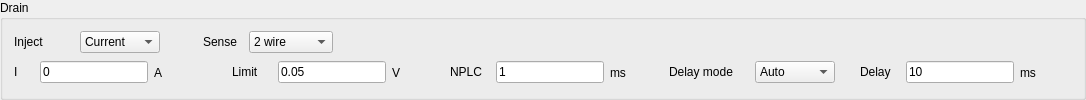
              <widget class="QGroupBox" name="DrainBox">
               <property name="title">
                <string>Drain</string>
               </property>
               <layout class="QVBoxLayout" name="verticalLayout_7">
                <item>
                 <layout class="QHBoxLayout" name="HBoxLayout_generalDrain" stretch="10,1,0,20">
                  <item>
                   <layout class="QHBoxLayout" name="HBoxLayout_drainInject" stretch="0,0">
                    <item>
                     <widget class="QLabel" name="label_drainInject">
                      <property name="sizePolicy">
                       <sizepolicy hsizetype="Fixed" vsizetype="Fixed">
                        <horstretch>0</horstretch>
                        <verstretch>0</verstretch>
                       </sizepolicy>
                      </property>
                      <property name="minimumSize">
                       <size>
                        <width>60</width>
                        <height>0</height>
                       </size>
                      </property>
                      <property name="text">
                       <string>Inject</string>
                      </property>
                     </widget>
                    </item>
                    <item>
                     <widget class="QComboBox" name="comboBox_drainInject">
                      <property name="sizePolicy">
                       <sizepolicy hsizetype="Fixed" vsizetype="Fixed">
                        <horstretch>0</horstretch>
                        <verstretch>0</verstretch>
                       </sizepolicy>
                      </property>
                      <property name="minimumSize">
                       <size>
                        <width>80</width>
                        <height>0</height>
                       </size>
                      </property>
                      <property name="currentIndex">
                       <number>0</number>
                      </property>
                      <item>
                       <property name="text">
                        <string>Current</string>
                       </property>
                      </item>
                      <item>
                       <property name="text">
                        <string>Voltage</string>
                       </property>
                      </item>
                     </widget>
                    </item>
                   </layout>
                  </item>
                  <item>
                   <spacer name="horizontalSpacer_23">
                    <property name="orientation">
                     <enum>Qt::Orientation::Horizontal</enum>
                    </property>
                    <property name="sizeHint" stdset="0">
                     <size>
                      <width>40</width>
                      <height>20</height>
                     </size>
                    </property>
                   </spacer>
                  </item>
                  <item>
                   <layout class="QHBoxLayout" name="HBoxLayout_drainSenseMode" stretch="0,0">
                    <item>
                     <widget class="QLabel" name="label_drainSenseMode">
                      <property name="sizePolicy">
                       <sizepolicy hsizetype="Fixed" vsizetype="Fixed">
                        <horstretch>0</horstretch>
                        <verstretch>0</verstretch>
                       </sizepolicy>
                      </property>
                      <property name="minimumSize">
                       <size>
                        <width>40</width>
                        <height>0</height>
                       </size>
                      </property>
                      <property name="text">
                       <string>Sense</string>
                      </property>
                     </widget>
                    </item>
                    <item>
                     <widget class="QComboBox" name="comboBox_drainSenseMode">
                      <property name="sizePolicy">
                       <sizepolicy hsizetype="Fixed" vsizetype="Fixed">
                        <horstretch>0</horstretch>
                        <verstretch>0</verstretch>
                       </sizepolicy>
                      </property>
                      <property name="minimumSize">
                       <size>
                        <width>80</width>
                        <height>0</height>
                       </size>
                      </property>
                      <property name="currentIndex">
                       <number>0</number>
                      </property>
                      <item>
                       <property name="text">
                        <string>2 wire</string>
                       </property>
                      </item>
                      <item>
                       <property name="text">
                        <string>4 wire</string>
                       </property>
                      </item>
                      <item>
                       <property name="text">
                        <string>2 &amp; 4 wire</string>
                       </property>
                      </item>
                     </widget>
                    </item>
                   </layout>
                  </item>
                  <item>
                   <spacer name="horizontalSpacer_24">
                    <property name="orientation">
                     <enum>Qt::Orientation::Horizontal</enum>
                    </property>
                    <property name="sizeHint" stdset="0">
                     <size>
                      <width>40</width>
                      <height>20</height>
                     </size>
                    </property>
                   </spacer>
                  </item>
                 </layout>
                </item>
                <item>
                 <layout class="QHBoxLayout" name="HBoxLayout_drainLine2" stretch="10,1,10,1,10,1,10,1,10,1">
                  <item>
                   <layout class="QHBoxLayout" name="HBoxLayout_drainStart" stretch="0,0,0">
                    <item>
                     <widget class="QLabel" name="label_drainSetValue">
                      <property name="sizePolicy">
                       <sizepolicy hsizetype="Fixed" vsizetype="Fixed">
                        <horstretch>0</horstretch>
                        <verstretch>0</verstretch>
                       </sizepolicy>
                      </property>
                      <property name="minimumSize">
                       <size>
                        <width>20</width>
                        <height>0</height>
                       </size>
                      </property>
                      <property name="text">
                       <string>I</string>
                      </property>
                     </widget>
                    </item>
                    <item>
                     <widget class="QLineEdit" name="lineEdit_drainSetValue">
                      <property name="sizePolicy">
                       <sizepolicy hsizetype="Fixed" vsizetype="Fixed">
                        <horstretch>0</horstretch>
                        <verstretch>0</verstretch>
                       </sizepolicy>
                      </property>
                      <property name="minimumSize">
                       <size>
                        <width>20</width>
                        <height>0</height>
                       </size>
                      </property>
                      <property name="text">
                       <string>0</string>
                      </property>
                     </widget>
                    </item>
                    <item>
                     <widget class="QLabel" name="label_drainSetValueUnits">
                      <property name="text">
                       <string>A</string>
                      </property>
                     </widget>
                    </item>
                   </layout>
                  </item>
                  <item>
                   <spacer name="horizontalSpacer_22">
                    <property name="orientation">
                     <enum>Qt::Orientation::Horizontal</enum>
                    </property>
                    <property name="sizeHint" stdset="0">
                     <size>
                      <width>40</width>
                      <height>20</height>
                     </size>
                    </property>
                   </spacer>
                  </item>
                  <item>
                   <layout class="QHBoxLayout" name="HBoxLayout_drainLimit" stretch="0,0,0">
                    <item>
                     <widget class="QLabel" name="label_drainLimit">
                      <property name="sizePolicy">
                       <sizepolicy hsizetype="Fixed" vsizetype="Fixed">
                        <horstretch>0</horstretch>
                        <verstretch>0</verstretch>
                       </sizepolicy>
                      </property>
                      <property name="minimumSize">
                       <size>
                        <width>40</width>
                        <height>0</height>
                       </size>
                      </property>
                      <property name="text">
                       <string>Limit</string>
                      </property>
                     </widget>
                    </item>
                    <item>
                     <widget class="QLineEdit" name="lineEdit_drainLimit">
                      <property name="sizePolicy">
                       <sizepolicy hsizetype="Fixed" vsizetype="Fixed">
                        <horstretch>0</horstretch>
                        <verstretch>0</verstretch>
                       </sizepolicy>
                      </property>
                      <property name="minimumSize">
                       <size>
                        <width>20</width>
                        <height>0</height>
                       </size>
                      </property>
                      <property name="text">
                       <string>0.05</string>
                      </property>
                     </widget>
                    </item>
                    <item>
                     <widget class="QLabel" name="label_drainLimitUnits">
                      <property name="text">
                       <string>V</string>
                      </property>
                     </widget>
                    </item>
                   </layout>
                  </item>
                  <item>
                   <spacer name="horizontalSpacer_25">
                    <property name="orientation">
                     <enum>Qt::Orientation::Horizontal</enum>
                    </property>
                    <property name="sizeHint" stdset="0">
                     <size>
                      <width>40</width>
                      <height>20</height>
                     </size>
                    </property>
                   </spacer>
                  </item>
                  <item>
                   <layout class="QHBoxLayout" name="HBoxLayout_drainNPLC" stretch="0,0,0">
                    <item>
                     <widget class="QLabel" name="label_drainNPLC">
                      <property name="sizePolicy">
                       <sizepolicy hsizetype="Fixed" vsizetype="Fixed">
                        <horstretch>0</horstretch>
                        <verstretch>0</verstretch>
                       </sizepolicy>
                      </property>
                      <property name="minimumSize">
                       <size>
                        <width>40</width>
                        <height>0</height>
                       </size>
                      </property>
                      <property name="text">
                       <string>NPLC</string>
                      </property>
                     </widget>
                    </item>
                    <item>
                     <widget class="QLineEdit" name="lineEdit_drainNPLC">
                      <property name="sizePolicy">
                       <sizepolicy hsizetype="Fixed" vsizetype="Fixed">
                        <horstretch>0</horstretch>
                        <verstretch>0</verstretch>
                       </sizepolicy>
                      </property>
                      <property name="minimumSize">
                       <size>
                        <width>20</width>
                        <height>0</height>
                       </size>
                      </property>
                      <property name="baseSize">
                       <size>
                        <width>0</width>
                        <height>0</height>
                       </size>
                      </property>
                      <property name="text">
                       <string>1</string>
                      </property>
                     </widget>
                    </item>
                    <item>
                     <widget class="QLabel" name="label_drainNPLCUnits">
                      <property name="text">
                       <string>ms</string>
                      </property>
                     </widget>
                    </item>
                   </layout>
                  </item>
                  <item>
                   <spacer name="horizontalSpacer_26">
                    <property name="orientation">
                     <enum>Qt::Orientation::Horizontal</enum>
                    </property>
                    <property name="sizeHint" stdset="0">
                     <size>
                      <width>40</width>
                      <height>20</height>
                     </size>
                    </property>
                   </spacer>
                  </item>
                  <item>
                   <layout class="QHBoxLayout" name="HBoxLayout_drainDelayMode">
                    <item>
                     <widget class="QLabel" name="label_drainDelayMode">
                      <property name="sizePolicy">
                       <sizepolicy hsizetype="Fixed" vsizetype="Fixed">
                        <horstretch>0</horstretch>
                        <verstretch>0</verstretch>
                       </sizepolicy>
                      </property>
                      <property name="minimumSize">
                       <size>
                        <width>80</width>
                        <height>0</height>
                       </size>
                      </property>
                      <property name="text">
                       <string>Delay mode</string>
                      </property>
                     </widget>
                    </item>
                    <item>
                     <widget class="QComboBox" name="comboBox_drainDelayMode">
                      <property name="sizePolicy">
                       <sizepolicy hsizetype="Fixed" vsizetype="Fixed">
                        <horstretch>0</horstretch>
                        <verstretch>0</verstretch>
                       </sizepolicy>
                      </property>
                      <property name="minimumSize">
                       <size>
                        <width>80</width>
                        <height>0</height>
                       </size>
                      </property>
                      <property name="currentIndex">
                       <number>0</number>
                      </property>
                      <item>
                       <property name="text">
                        <string>Auto</string>
                       </property>
                      </item>
                      <item>
                       <property name="text">
                        <string>Manual</string>
                       </property>
                      </item>
                     </widget>
                    </item>
                   </layout>
                  </item>
                  <item>
                   <spacer name="horizontalSpacer_27">
                    <property name="orientation">
                     <enum>Qt::Orientation::Horizontal</enum>
                    </property>
                    <property name="sizeHint" stdset="0">
                     <size>
                      <width>40</width>
                      <height>20</height>
                     </size>
                    </property>
                   </spacer>
                  </item>
                  <item>
                   <layout class="QHBoxLayout" name="HBoxLayout_drainDelay" stretch="0,0,0">
                    <item>
                     <widget class="QLabel" name="label_drainDelay">
                      <property name="sizePolicy">
                       <sizepolicy hsizetype="Fixed" vsizetype="Fixed">
                        <horstretch>0</horstretch>
                        <verstretch>0</verstretch>
                       </sizepolicy>
                      </property>
                      <property name="minimumSize">
                       <size>
                        <width>40</width>
                        <height>0</height>
                       </size>
                      </property>
                      <property name="text">
                       <string>Delay</string>
                      </property>
                     </widget>
                    </item>
                    <item>
                     <widget class="QLineEdit" name="lineEdit_drainDelay">
                      <property name="sizePolicy">
                       <sizepolicy hsizetype="Fixed" vsizetype="Fixed">
                        <horstretch>0</horstretch>
                        <verstretch>0</verstretch>
                       </sizepolicy>
                      </property>
                      <property name="minimumSize">
                       <size>
                        <width>20</width>
                        <height>0</height>
                       </size>
                      </property>
                      <property name="text">
                       <string>10</string>
                      </property>
                     </widget>
                    </item>
                    <item>
                     <widget class="QLabel" name="label_drainDelayUnits">
                      <property name="text">
                       <string>ms</string>
                      </property>
                     </widget>
                    </item>
                   </layout>
                  </item>
                  <item>
                   <spacer name="horizontalSpacer_28">
                    <property name="orientation">
                     <enum>Qt::Orientation::Horizontal</enum>
                    </property>
                    <property name="sizeHint" stdset="0">
                     <size>
                      <width>40</width>
                      <height>20</height>
                     </size>
                    </property>
                   </spacer>
                  </item>
                 </layout>
                </item>
               </layout>
              </widget>
